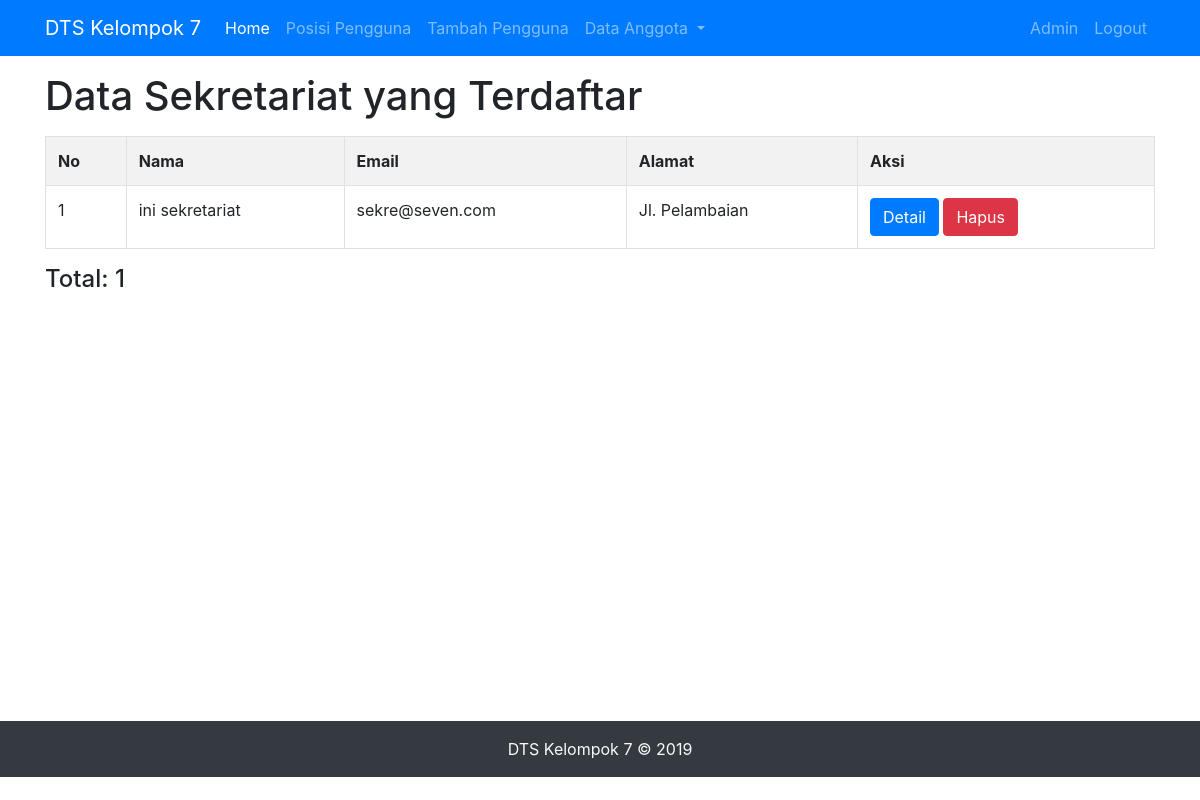
Screenshot of /admin/sekretariat.php (signed in) with the database file from the repository.
### tables this page shows
CREATE TABLE `pengguna` (
  `nik` int(11) NOT NULL,
  `nama` varchar(40) NOT NULL,
  `email` varchar(100) NOT NULL,
  `alamat` varchar(100) NOT NULL
);

### admin/sekretariat.php (the view)
<?php
require_once '../config/koneksi.php';
$query = "SELECT p.nik, p.nama, p.email, p.alamat FROM pengguna p INNER JOIN mapping m ON p.nik = m.nik WHERE m.id_posisi = '3'";
$hasil = $db->query($query);
$total = $hasil->num_rows;
?>
<?php require_once 'header.php' ?>
<div class="container py-3" style="min-height: 83.1vh">
  <h1>Data Sekretariat yang Terdaftar</h1>
  <table class="table table-striped table-bordered my-3">
    <tr>
      <th>No</th>
      <th>Nama</th>
      <th>Email</th>
      <th>Alamat</th>
      <th>Aksi</th>
    </tr>
    <?php $no = 1; ?>
    <?php while ($data = $hasil->fetch_assoc()) : ?>
      <tr>
        <td><?= $no ?></td>
        <td><?= $data['nama'] ?></td>
        <td><?= $data['email'] ?></td>
        <td><?= $data['alamat'] ?></td>
        <td>
          <a href="detail.php?id=<?= $data['nik'] ?>" class="btn btn-primary">Detail</a>
          <a href="hapus.php?id=<?= $data['nik'] ?>" class="btn btn-danger">Hapus</a>
        </td>
      </tr>
      <?php $no++; ?>
    <?php endwhile; ?>
  </table>
  <h4>Total: <?= $total ?></h4>
</div>
<?php require_once 'footer.php' ?>

### rows the page displays
pengguna: nama "ini sekretariat", email "sekre@seven.com", alamat "Jl. Pelambaian"

### other values shown
$total "1"
